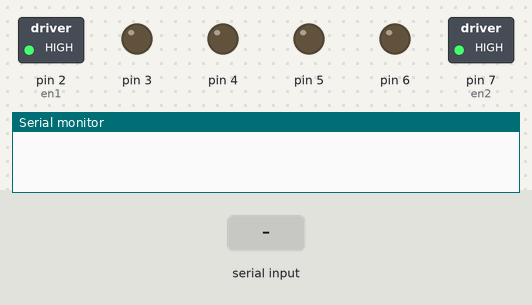
Bench run of a sketch on a simulated Arduino Uno, built with avr-gcc and run on an emulated ATmega328P. Shown: switched loads named in the sketch (green lamp = pin HIGH), output pins drawn as LEDs (lit = HIGH), the last lines printed to the serial monitor. The test bench sets the inputs (shaded band).

Above: at 1.2 s.
1.3 s: "F" received over the second serial link
At 1.7 s:
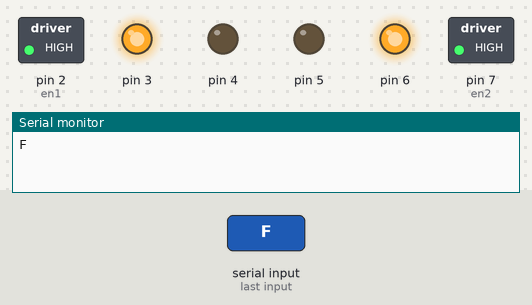
2.8 s: "B" received over the second serial link
At 4.0 s:
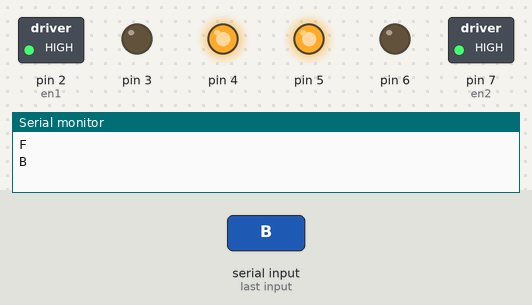
4.3 s: "L" received over the second serial link
At 5.2 s:
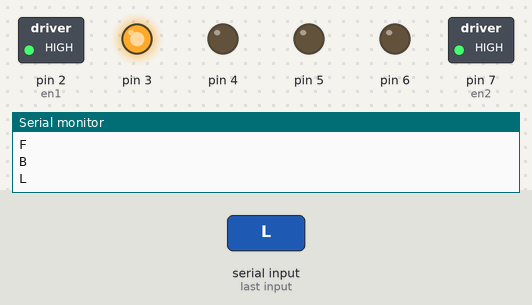
5.8 s: "R" received over the second serial link
At 6.4 s:
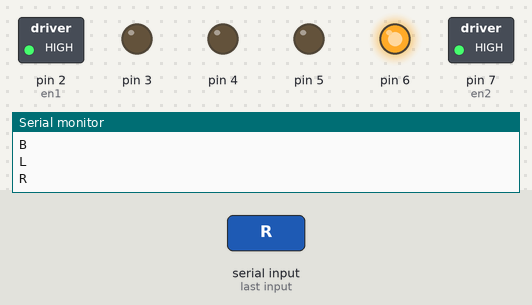
Timing chart, 0 to 8.3 s (numbered marks = the images above; inputs shaded):
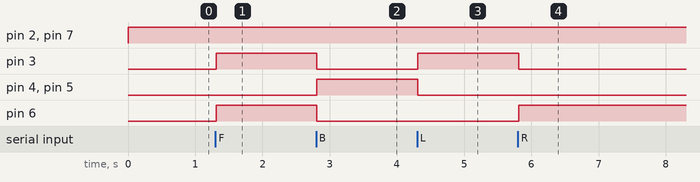

Measured:
- after the input at 1.3 s, pin 3, pin 6: LOW → HIGH at once
- after the input at 2.8 s, pin 3, pin 6: HIGH → LOW at once; pin 4, pin 5: LOW → HIGH at once
- after the input at 4.3 s, pin 3: LOW → HIGH at once; pin 4, pin 5: HIGH → LOW at once
- after the input at 5.8 s, pin 3: HIGH → LOW at once; pin 6: LOW → HIGH at once

The sketch:

FBLR_with_bluetooth.ino
```cpp
#include <SoftwareSerial.h>
#define en1 2
#define en2 7
SoftwareSerial Blue(10, 11); //Rx, Tx respectively
String readdata;

void setup()
{
  Blue.begin(9600);
  Serial.begin(9600);
  pinMode(en1, OUTPUT);
  pinMode(en2, OUTPUT);
  pinMode(3, OUTPUT);
  pinMode(4, OUTPUT);
  pinMode(5, OUTPUT);
  pinMode(6, OUTPUT);
}

void loop()
{
  digitalWrite(en1, HIGH);
  digitalWrite(en2, HIGH);
  while (Blue.available())      //Check if there is an available byte to read
  {
  delay(10);                  //Delay added to make thing stable
  char c = Blue.read();         //Conduct a serial read
  readdata += c;              //build the string- "forward", "reverse", "left" and "right"
  }
  if (readdata.length() > 0)
  {
    Serial.println(readdata);
    if(readdata == "F")
  {
      digitalWrite(3,HIGH);   //logic for right motor
      digitalWrite(4,LOW);
      digitalWrite(5,LOW);    //logic for left motor
      digitalWrite(6,HIGH);
  }

  else if(readdata == "B")
  {
      digitalWrite(3, LOW);    //logic for right motor
      digitalWrite(4, HIGH);
      digitalWrite(5, HIGH);   //logic for left motor
      digitalWrite(6, LOW);

  }

  else if (readdata == "L")
  {
     digitalWrite(3,HIGH);   //logic for right motor
      digitalWrite(4,LOW);
      digitalWrite(5,LOW);    //logic for stopping left motor
      digitalWrite(6,LOW);
  }

 else if ( readdata == "R")
 {
       digitalWrite(3,LOW);   //logic for stopping right motor
      digitalWrite(4,LOW);
      digitalWrite(5,LOW);    //logic for left motor
      digitalWrite(6,HIGH);


 }

 else if (readdata == "S")
 {
       digitalWrite(3,LOW);   //logic for stopping right motor
      digitalWrite(4,LOW);
      digitalWrite(5,LOW);    //logic for stopping left motor
      digitalWrite(6,LOW);


 }
readdata="";        //Reset the variable
}
}
```
